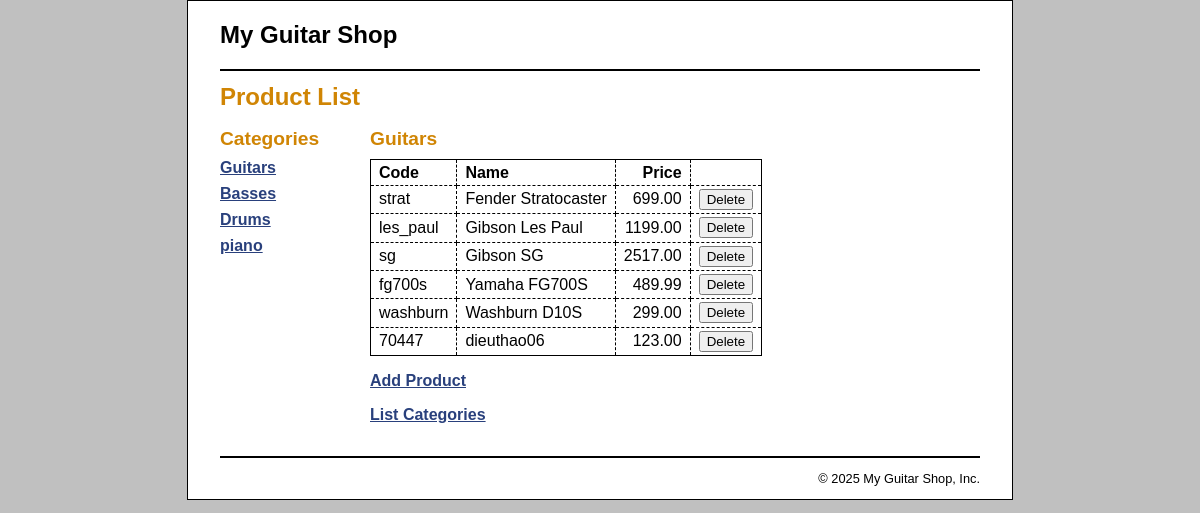
Before: /product_manager/index.php with the older database file.
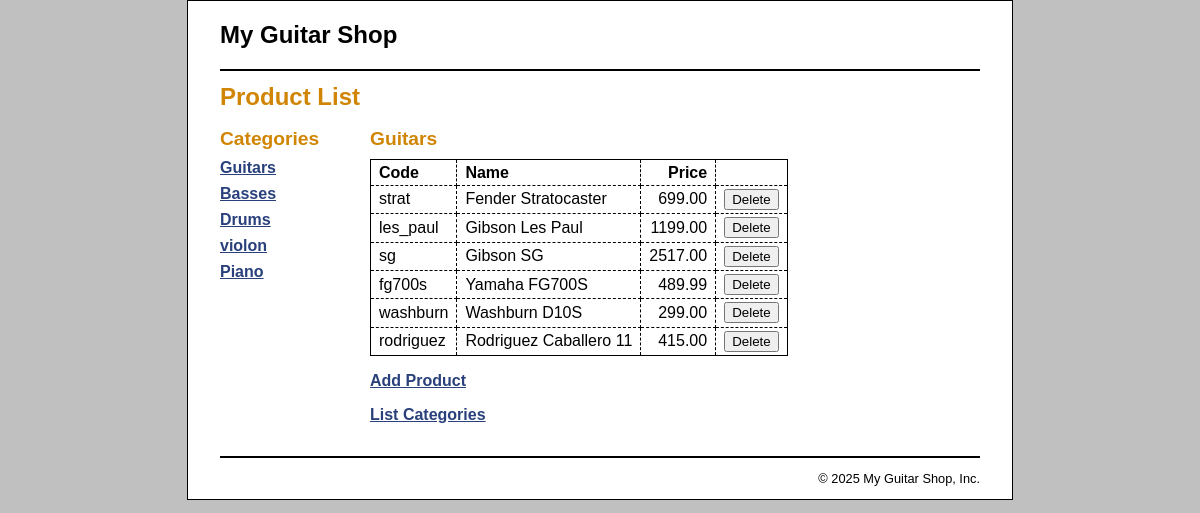
After: the same page with the newer database file.
### tables this page shows
CREATE TABLE `categories` (
  `categoryID` int(11) NOT NULL,
  `categoryName` varchar(255) NOT NULL
);

CREATE TABLE `products` (
  `productID` int(11) NOT NULL,
  `categoryID` int(11) NOT NULL,
  `productCode` varchar(10) NOT NULL,
  `productName` varchar(255) NOT NULL,
  `listPrice` decimal(10,2) NOT NULL
);

### model/product_db.php (called while the page is built, shortened)
<?php
function get_products_by_category($category_id) {
    global $db;
    $query = 'SELECT * FROM products
              WHERE products.categoryID = :category_id
              ORDER BY productID';
    $statement = $db->prepare($query);
    $statement->bindValue(':category_id', $category_id);
    $statement->execute();
    $products = $statement->fetchAll();
    return $products;
}
function get_category_name($category_id) {
    global $db;
    $query = 'SELECT categoryName FROM categories WHERE categoryID = :category_id';
    $statement = $db->prepare($query);
    $statement->bindValue(':category_id', $category_id);
    $statement->execute();
    $category = $statement->fetch();
    return $category ? $category['categoryName'] : FALSE;
}
function get_categories() {
    global $db;
    $query = 'SELECT * FROM categories ORDER BY categoryID';
    $statement = $db->prepare($query);
    $statement->execute();
    $categories = $statement->fetchAll();
    return $categories;
}
?>

### product_manager/product_list.php (the view, shortened to what this page needs)
<?php include '../view/header.php'; ?>
<main>
    <h1>Product List</h1>
    <aside>
        <h2>Categories</h2>
        <?php include 'view/categories_nav.php'; ?>
    </aside>
    <section>
        <h2><?php echo $category_name; ?></h2>
        <table>
            <tr>
                <th>Code</th>
                <th>Name</th>
                <th class="right">Price</th>
                <th>&nbsp;</th>
            </tr>
            <?php foreach ($products as $product) : ?>
            <tr>
                <td><?php echo $product['productCode']; ?></td>
                <td><?php echo $product['productName']; ?></td>
                <td class="right"><?php echo $product['listPrice']; ?></td>
                <td><form action="." method="post">
                    <input type="submit" value="Delete">
                </form></td>
            </tr>
            <?php endforeach; ?>
        </table>
        <p><a href="?action=show_add_form">Add Product</a></p>
        <p class="last_paragraph"><a href="?action=list_categories">List Categories</a></p>
    </section>
</main>
<?php include '../view/footer.php'; ?>

### product_manager/index.php (shortened to what this page needs)
<?php
require('../model/database.php');
require('../model/product_db.php');
$action = filter_input(INPUT_POST, 'action');
if ($action == NULL) {
    $action = filter_input(INPUT_GET, 'action');
    if ($action == NULL) {
        $action = 'list_products';
    }
}
if ($action == 'list_products') {
    $category_id = filter_input(INPUT_GET, 'category_id',
            FILTER_VALIDATE_INT);
    if ($category_id == NULL || $category_id == FALSE) {
        $category_id = 1;
    }
    $category_name = get_category_name($category_id);
    $categories = get_categories();
    $products = get_products_by_category($category_id);
    include('product_list.php');
} else if ($action == 'delete_product') {
    $product_id = filter_input(INPUT_POST, 'product_id',
            FILTER_VALIDATE_INT);
    $category_id = filter_input(INPUT_POST, 'category_id',
            FILTER_VALIDATE_INT);
    if ($category_id == NULL || $category_id == FALSE ||
            $product_id == NULL || $product_id == FALSE) {
        $error = "Missing or incorrect product id or category id.";
        include('../errors/error.php');
    } else {
        delete_product($product_id);
        header("Location: .?category_id=$category_id");
    }
} else if ($action == 'show_add_form') {
    $categories = get_categories();
    include('product_add.php');
} else if ($action == 'add_product') {
    $category_id = filter_input(INPUT_POST, 'category_id',
            FILTER_VALIDATE_INT);
    $code = filter_input(INPUT_POST, 'code');
    $name = filter_input(INPUT_POST, 'name');
    $price = filter_input(INPUT_POST, 'price');
    if ($category_id == NULL || $category_id == FALSE || $code == NULL ||
            $name == NULL || $price == NULL || $price == FALSE) {
        $error = "Invalid product data. Check all fields and try again.";
        include('../errors/error.php');
    } else {
        add_product($category_id, $code, $name, $price);
        header("Location: .?category_id=$category_id");
    }
} else if ($action == 'list_categories') {
    $categories = get_categories();
    include('category_list.php');
} else if ($action == 'add_category') {
    $category_name = filter_input(INPUT_POST, 'category_name');
    if ($category_name == NULL || $category_name == FALSE) {
        $error = "Invalid category name. Check the field and try again.";
        include('../errors/error.php');
    } else {
        add_category($category_name);
        header("Location: .?action=list_categories");
    }
} else if ($action == 'delete_category') {
    $category_id = filter_input(INPUT_POST, 'category_id', FILTER_VALIDATE_INT);
    if ($category_id == NULL || $category_id == FALSE) {
        $error = "Missing or incorrect category id.";
        include('../errors/error.php');
    } else {
        delete_category($category_id);
        header("Location: .?action=list_categories");
    }
}
?>

### view/header.php (shortened to what this page needs)
<!DOCTYPE html>
<html>
<head>
    <link rel="stylesheet" type="text/css"
          href="/ex_starts/ch05_ex1/main.css">
</head>
<body>
<header><h1>My Guitar Shop</h1></header>

### product_manager/view/categories_nav.php
<nav>
    <ul>
        <?php foreach ($categories as $category) : ?>
            <li><a href="?category_id=<?php echo $category['categoryID']; ?>">
                <?php echo htmlspecialchars($category['categoryName']); ?>
            </a></li>
        <?php endforeach; ?>
    </ul>
</nav>

### view/footer.php
<footer>
    <p class="copyright">
        &copy; <?php echo date("Y"); ?> My Guitar Shop, Inc.
    </p>
</footer>
</body>
</html>

### main.css (style rules this page uses)
html { background-color: rgb(192, 192, 192); }
body { font-family: Arial, Helvetica, sans-serif; width: 760px; margin: 0 auto; padding: 0 2em; background-color: white; border: 1px solid black; }
header { border-bottom: 2px solid black; padding: .5em 0; }
header h1 { color: black; }
aside { float: left; width: 150px; }
section { float: left; width: 500px; }
footer { clear: both; border-top: 2px solid black; }
footer p { text-align: right; font-size: 80%; }
h1 { font-size: 150%; margin: .5em 0; }
h2 { font-size: 120%; margin: .25em 0 .5em; }
h1, h2 { color: rgb(208, 133, 4); }
ul { list-style-type: none; margin: 0; padding-left: 0; padding-bottom: 1em; }
li { padding-bottom: 0.5em; }
a { color: rgb(41, 64, 124); font-weight: bold; }
table { border: 1px solid black; border-collapse: collapse; margin-bottom: 1em; }
td, th { border: 1px dashed black; padding: .2em .5em .2em .5em; text-align: left; }
.right { text-align: right; }
.last_paragraph { margin-bottom: 2em; }

Changed rows visible on the page:
removed products: productCode "70447", productName "dieuthao06", listPrice "123.00"
changed categories: categoryName "piano" → "violon"
added categories: categoryName "Piano"
added products: productCode "rodriguez", productName "Rodriguez Caballero 11", listPrice "415.00"
